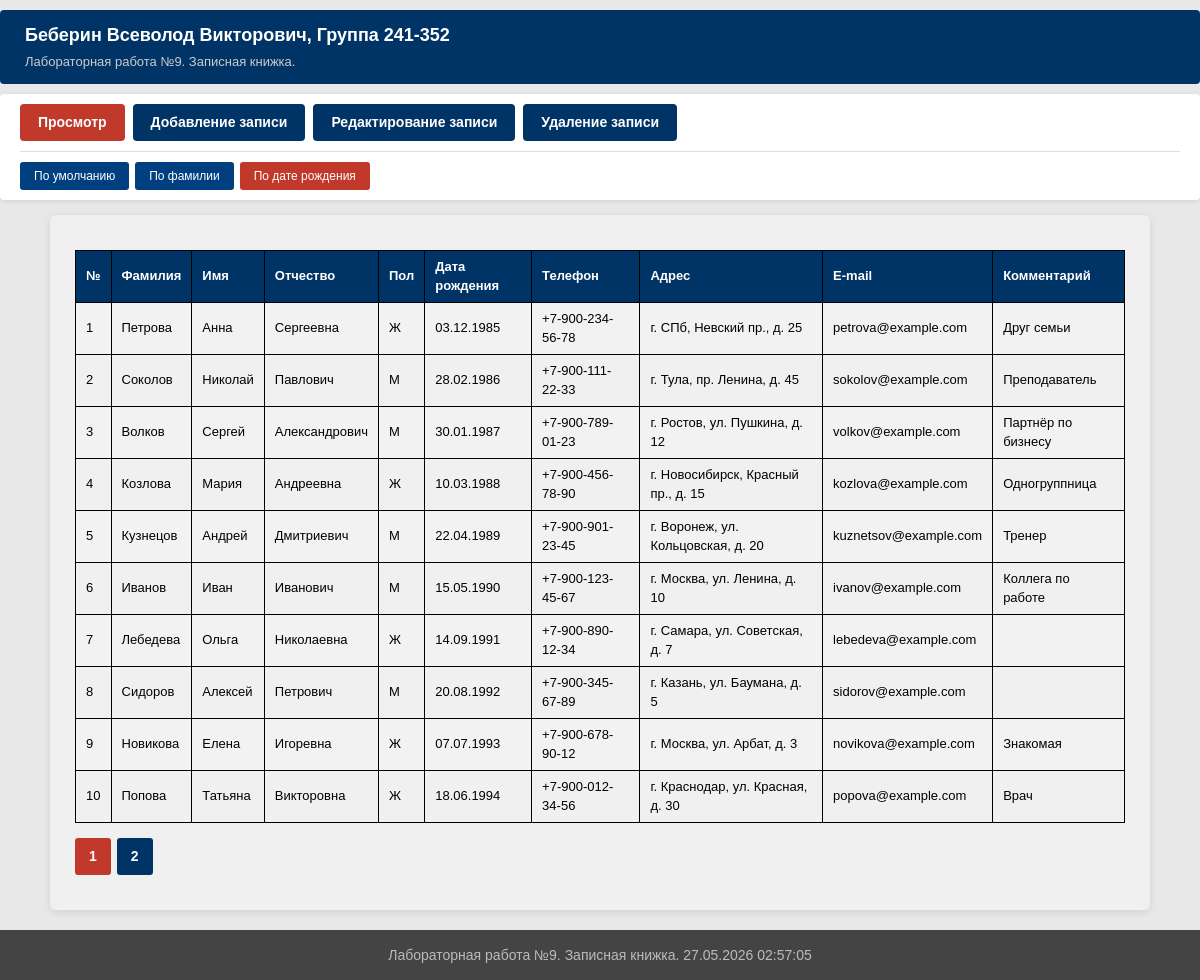
/?p=viewer&sort=birth, run on the app's committed database.
### tables this page shows
CREATE TABLE IF NOT EXISTS contacts (
    id INT AUTO_INCREMENT PRIMARY KEY,
    surname VARCHAR(100) NOT NULL DEFAULT '',
    name VARCHAR(100) NOT NULL DEFAULT '',
    patronymic VARCHAR(100) NOT NULL DEFAULT '',
    gender ENUM('male', 'female') NOT NULL DEFAULT 'male',
    birth_date DATE DEFAULT NULL,
    phone VARCHAR(30) NOT NULL DEFAULT '',
    address VARCHAR(255) NOT NULL DEFAULT '',
    email VARCHAR(100) NOT NULL DEFAULT '',
    comment TEXT
);

### viewer.php (the view, shortened to what this page needs)
<?php
function getFriendsList($type, $page)
{
    $mysqli = mysqli_connect(DB_HOST, DB_USER, DB_PASS, DB_NAME);
    mysqli_set_charset($mysqli, 'utf8mb4');
    $sql_res = mysqli_query($mysqli, 'SELECT COUNT(*) AS cnt FROM contacts');
    $row = mysqli_fetch_assoc($sql_res);
    $TOTAL = (int)$row['cnt'];
    $PER_PAGE = 10;
    $PAGES = (int)ceil($TOTAL / $PER_PAGE);
    $offset = $page * $PER_PAGE;
    switch ($type) {
        case 'birth':
            $order = 'ORDER BY birth_date ASC';
            break;
    }
    $sql = 'SELECT * FROM contacts ' . $order . ' LIMIT ' . $PER_PAGE . ' OFFSET ' . $offset;
    $sql_res = mysqli_query($mysqli, $sql);
    $ret = '<table class="contacts-table">';
    $ret .= '<tr>';
    $ret .= '<th>№</th>';
    $ret .= '<th>Фамилия</th>';
    $ret .= '<th>Имя</th>';
    $ret .= '<th>Отчество</th>';
    $ret .= '<th>Пол</th>';
    $ret .= '<th>Дата рождения</th>';
    $ret .= '<th>Телефон</th>';
    $ret .= '<th>Адрес</th>';
    $ret .= '<th>E-mail</th>';
    $ret .= '<th>Комментарий</th>';
    $ret .= '</tr>';
    $num = $offset + 1;
    while ($row = mysqli_fetch_assoc($sql_res)) {
        $ret .= '<tr>';
        $ret .= '<td>' . $num . '</td>';
        $ret .= '<td>' . htmlspecialchars($row['surname']) . '</td>';
        $ret .= '<td>' . htmlspecialchars($row['name']) . '</td>';
        $ret .= '<td>' . htmlspecialchars($row['patronymic']) . '</td>';
        $ret .= '<td>' . ($row['gender'] === 'male' ? 'М' : 'Ж') . '</td>';
        $ret .= '<td>' . ($row['birth_date'] ? date('d.m.Y', strtotime($row['birth_date'])) : '—') . '</td>';
        $ret .= '<td>' . htmlspecialchars($row['phone']) . '</td>';
        $ret .= '<td>' . htmlspecialchars($row['address']) . '</td>';
        $ret .= '<td>' . htmlspecialchars($row['email']) . '</td>';
        $ret .= '<td>' . htmlspecialchars($row['comment']) . '</td>';
        $ret .= '</tr>';
        $num++;
    }
    $ret .= '</table>';
    if ($PAGES > 1) {
        $ret .= '<div id="pages">';
        for ($i = 0; $i < $PAGES; $i++) {
            if ($i != $page) {
                $ret .= '<a href="?p=viewer&sort=' . $type . '&pg=' . $i . '">' . ($i + 1) . '</a>';
            } else {
                $ret .= '<span>' . ($i + 1) . '</span>';
            }
        }
        $ret .= '</div>';
    }
    return $ret;
}

### styles.css (style rules this page uses)
* { margin: 0; padding: 0; box-sizing: border-box; }
body { font-family: Arial, Helvetica, sans-serif; font-size: 15px; line-height: 1.5; color: #000; background-color: #e8e8e8; padding-top: 10px; padding-bottom: 70px; }
.contacts-table { width: 100%; border-collapse: collapse; margin: 15px 0; font-size: 13px; }
.contacts-table th, .contacts-table td { border: 1px solid #000; padding: 6px 10px; text-align: left; }
.contacts-table th { background-color: #003366; color: #fff; font-weight: bold; }
.contacts-table tr:nth-child(even) td { background-color: #f2f2f2; }
#pages { margin: 15px 0; display: flex; gap: 6px; flex-wrap: wrap; }
#pages a, #pages span { display: inline-block; padding: 6px 12px; text-decoration: none; border-radius: 3px; font-size: 14px; font-weight: bold; transition: border 0.2s; }
#pages a { background-color: #003366; color: #fff; border: 2px solid transparent; }
#pages span { background-color: #c0392b; color: #fff; border: 2px solid #c0392b; }

### data on the page
contacts: surname "Петрова", name "Анна", patronymic "Сергеевна", gender "Ж", birth_date "03.12.1985", phone "+7-900-234-56-78", address "г. СПб, Невский пр., д. 25", email "petrova@example.com", comment "Друг семьи"
contacts: surname "Соколов", name "Николай", patronymic "Павлович", gender "М", birth_date "28.02.1986", phone "+7-900-111-22-33", address "г. Тула, пр. Ленина, д. 45", email "sokolov@example.com", comment "Преподаватель"
contacts: surname "Волков", name "Сергей", patronymic "Александрович", gender "М", birth_date "30.01.1987", phone "+7-900-789-01-23", address "г. Ростов, ул. Пушкина, д. 12", email "volkov@example.com", comment "Партнёр по бизнесу"
contacts: surname "Козлова", name "Мария", patronymic "Андреевна", gender "Ж", birth_date "10.03.1988", phone "+7-900-456-78-90", address "г. Новосибирск, Красный пр., д. 15", email "kozlova@example.com", comment "Одногруппница"
contacts: surname "Кузнецов", name "Андрей", patronymic "Дмитриевич", gender "М", birth_date "22.04.1989", phone "+7-900-901-23-45", address "г. Воронеж, ул. Кольцовская, д. 20", email "kuznetsov@example.com", comment "Тренер"
contacts: surname "Иванов", name "Иван", patronymic "Иванович", gender "М", birth_date "15.05.1990", phone "+7-900-123-45-67", address "г. Москва, ул. Ленина, д. 10", email "ivanov@example.com", comment "Коллега по работе"
contacts: surname "Лебедева", name "Ольга", patronymic "Николаевна", gender "Ж", birth_date "14.09.1991", phone "+7-900-890-12-34", address "г. Самара, ул. Советская, д. 7", email "lebedeva@example.com"
contacts: surname "Сидоров", name "Алексей", patronymic "Петрович", gender "М", birth_date "20.08.1992", phone "+7-900-345-67-89", address "г. Казань, ул. Баумана, д. 5", email "sidorov@example.com"
contacts: surname "Новикова", name "Елена", patronymic "Игоревна", gender "Ж", birth_date "07.07.1993", phone "+7-900-678-90-12", address "г. Москва, ул. Арбат, д. 3", email "novikova@example.com", comment "Знакомая"
contacts: surname "Попова", name "Татьяна", patronymic "Викторовна", gender "Ж", birth_date "18.06.1994", phone "+7-900-012-34-56", address "г. Краснодар, ул. Красная, д. 30", email "popova@example.com", comment "Врач"

### other printed values
$label "Просмотр"
$label "Добавление записи"
$label "Редактирование записи"
$label "Удаление записи"
$label "По умолчанию"
$label "По фамилии"
$label "По дате рождения"
